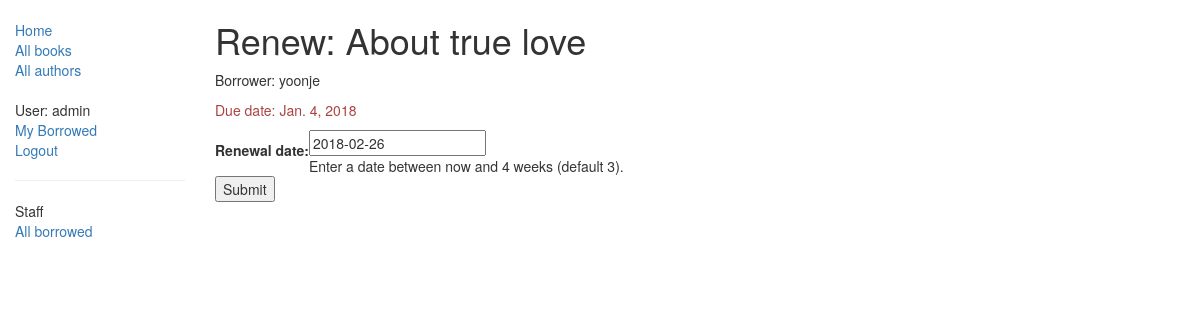
The page /catalog/book/e3e301df-b912-4567-85a5-096587fb63a0/renew/ (signed in) on the database as committed earlier.
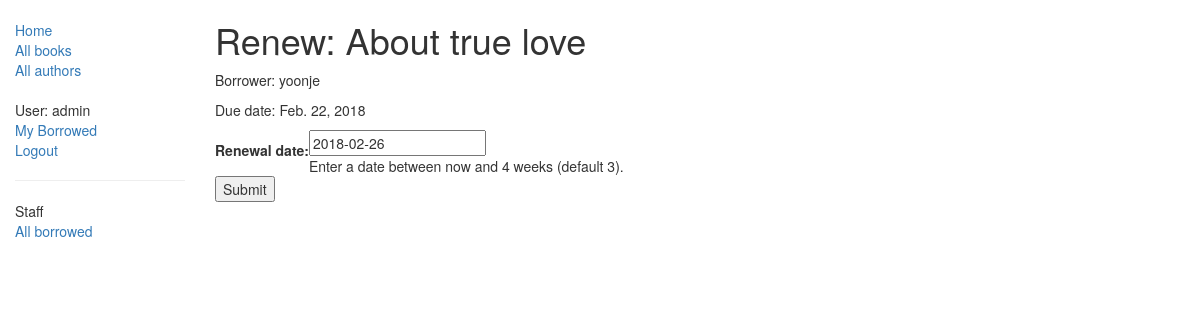
The same page on the database as committed later.
### catalog/models.py (models this page shows, shortened)
class BookInstance(models.Model):
    id = models.UUIDField(primary_key=True, default=uuid.uuid4, help_text="Unique ID for this particular book across whole library.")
    book = models.ForeignKey('Book', on_delete=models.SET_NULL, null=True)
    imprint = models.CharField(max_length=200)
    due_back = models.DateField(null=True, blank=True)
    borrower = models.ForeignKey(User, on_delete=models.SET_NULL, null=True, blank=True)
    LOAN_STATUS = (
        ('m', 'Maintenance'),
        ('o', 'On loan'),
        ('a', 'Available'),
        ('r', 'Reserved'),
    )
    status = models.CharField(max_length=1, choices=LOAN_STATUS, blank=True, default='m', help_text='Book availability')
    class Meta:
        ordering = ["due_back"]
        permissions = (("can_mark_returned", "Set book as returned"),)
    @property
    def is_overdue(self):
        if self.due_back and date.today() > self.due_back:
            return True
        return False

class Book(models.Model):
    title = models.CharField(max_length=200)
    author = models.ForeignKey('Author', on_delete=models.SET_NULL, null=True)
    summary = models.TextField(max_length=1000, help_text='Enter a brief description of the book.')
    isbn = models.CharField('ISBN', max_length=13, help_text='13 Character <a href="https://www.isbn-international.org/content/what-isbn">ISBN number</a>')
    genre = models.ManyToManyField(Genre, help_text="Select a genre for this book.")
    language = LanguageField(default='English')
    def display_genre(self):
        return ', '.join([genre.name for genre in self.genre.all()[:3]])
    display_genre.short_description = 'Genre'

### catalog/views.py (the view)
# urls.py: path('book/<uuid:pk>/renew/', views.renew_book_librarian, name='renew-book-librarian'),
@permission_required('catalog.can_mark_returned')
def renew_book_librarian(request, pk):
    book_inst = get_object_or_404(BookInstance, pk=pk)
    if request.method == 'POST':
        form = RenewBookForm(request.POST)
        if form.is_valid():
            book_inst.due_back = form.cleaned_data['renewal_date']
            book_inst.save()
            return HttpResponseRedirect(reverse('all-borrowed'))
    else:
        proposed_renewal_date = datetime.date.today() + datetime.timedelta(weeks=3)
        form = RenewBookForm(initial={'renewal_date': proposed_renewal_date, })
    return render(request, 'catalog/book_renew_librarian.html', {'form': form, 'bookinst': book_inst})

### catalog/forms.py (shortened to what this page needs)
class RenewBookForm(forms.Form):
    renewal_date = forms.DateField(
        help_text="Enter a date between now and 4 weeks (default 3).")

### catalog/templates/catalog/book_renew_librarian.html (shortened to what this page needs)
{% extends "base_generic.html" %}
{% block content %}
<h1>Renew: {{bookinst.book.title}}</h1>
<p>Borrower: {{bookinst.borrower}}</p>
<p{% if bookinst.is_overdue %} class="text-danger" {% endif %}>Due date: {{bookinst.due_back}}</p>
    <form action="" method="post">
        <table>
            {{ form }}
        </table>
        <input type="submit" value="Submit" />
    </form>
{% endblock %}

Rows that differ between the two databases and show on the page:
changed BookInstance "About true love": due_back "Jan. 4, 2018" → "Feb. 22, 2018"
